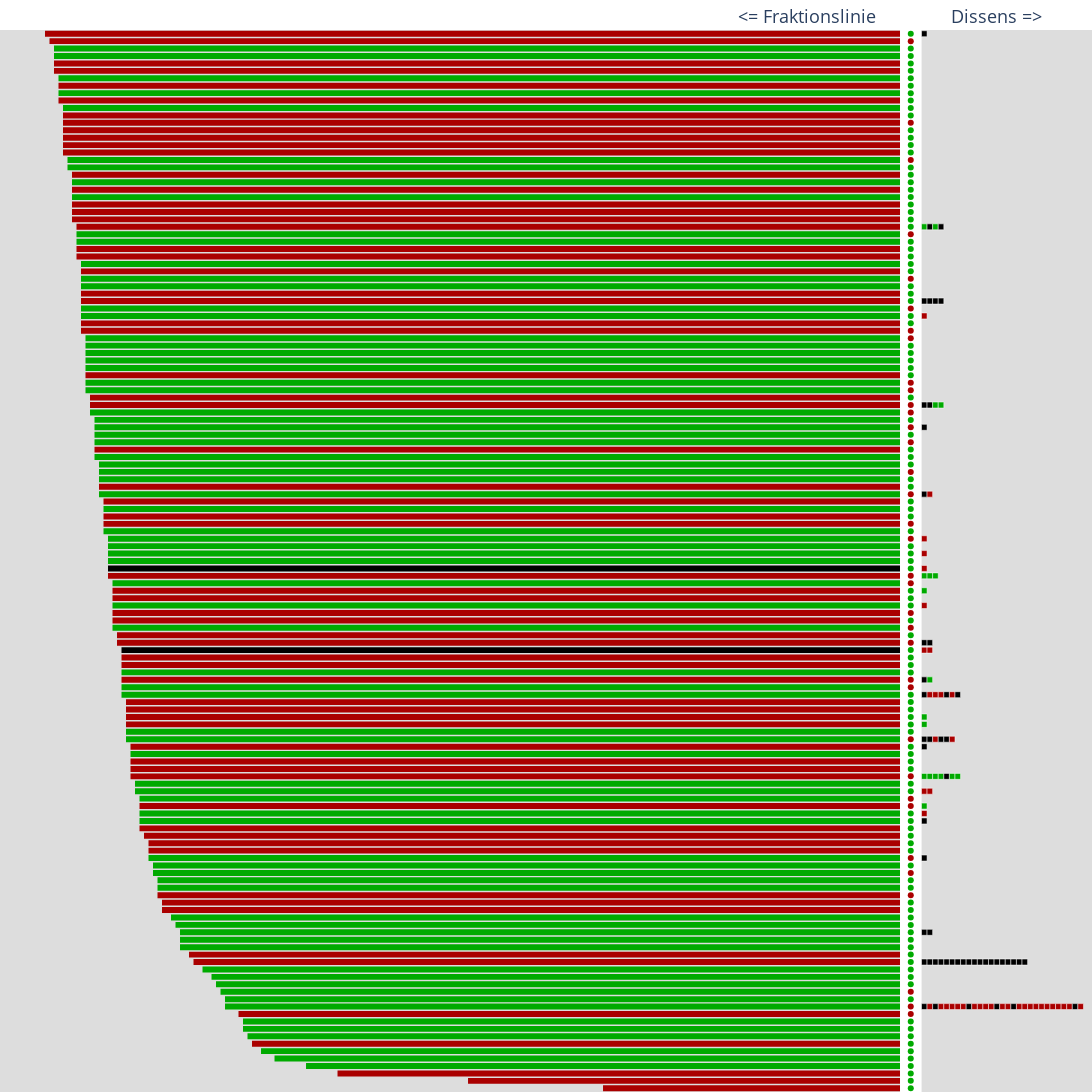

Here is the notebook cell this chart was saved with:
### Code cell
votes_opl = votes_plot.loc[votes_plot.on_party_line]
votes_opl = votes_opl.groupby("y").agg("first").reset_index()
votes_dissent = votes_plot.loc[~votes_plot.on_party_line]
parliament_vote = votes_plot.groupby("y").parliament_vote.agg("first").to_frame().reset_index()
parliament_vote["x"] = 0

fig = make_subplots(
    cols=3,
    rows=1,
    column_widths=[panel1_xmin, panel2_width, panel3_xmax],
    horizontal_spacing=.0,
    shared_yaxes=True,
)

# single bars for the fraction majority vote:
for vote, grp in votes_opl.groupby("vote", observed=True):
    
    fig.add_trace(
        go.Bar(
            orientation="h",
            y=grp.y,
            x=-grp.unanimity,
            marker=dict(
                line_width=0,
                # line_color="white",
                color=vote_map[vote],
            ),
            showlegend=False,
            customdata=grp[["label", "date"]],
            hovertemplate="%{customdata[0]}<extra></extra>",
        ),
        col=1, row=1
    )

# individual markers for each dissenter:
for (name, vote), grp in votes_dissent.groupby(["name", "vote"], observed=True):

    fig.add_trace(
        go.Bar(
            orientation="h",
            y=grp.y,
            x=[1],
            marker=dict(
                line_width=.5,
                line_color="white",
                color=vote_map[vote],
            ),
            showlegend=False,
            customdata=grp[["label", "date", "vote", "name"]],
            hovertemplate="<b>%{customdata[3]}</b> (%{customdata[1]})<br>%{customdata[0]}<extra>%{customdata[2]}</extra>",
        ),
        col=3, row=1
    )

# overall result of each vote:
for vote, grp in parliament_vote.groupby("parliament_vote"):

    fig.add_trace(
        go.Scatter(
            mode="markers",
            y=grp.y,
            x=grp.x,
            marker_color=vote_map[vote],
            showlegend=False,
        ),
        col=2, row=1,
    )

fig.add_annotation(
    text="<= Fraktionslinie",
    x=-5, y=1,
    xanchor="right", xref="x",
    yanchor="bottom", yref="y domain",
    showarrow=False,
    font=dict(size=18),
    col=1, row=1,
)

fig.add_annotation(
    text="Dissens =>",
    x=5, y=1,
    xanchor="left", xref="x",
    yanchor="bottom", yref="y3 domain",
    showarrow=False,
    font=dict(size=18),
    col=3, row=1,
)

# white bg for parliamentary vote:
fig.add_shape(
    type="rect",
    x0=0, x1=1, xref="x2 domain",
    y0=0, y1=1, yref="y2 domain",
    col=2, row=1,
    line_width=0,
    fillcolor="white",
    layer="below",
)

fig.update_layout(
    barmode="relative",
    width=1200,
    height=1500,
    plot_bgcolor="#dddddd",
    margin=dict(t=30, r=0, b=0, l=0),
)

fig.update_xaxes(
    showticklabels=False,
    showgrid=False,
    zeroline=False,
)

fig.update_yaxes(
    showticklabels=False,
    showgrid=False,
    zeroline=False,
    range=[.5, height + .5]
)
